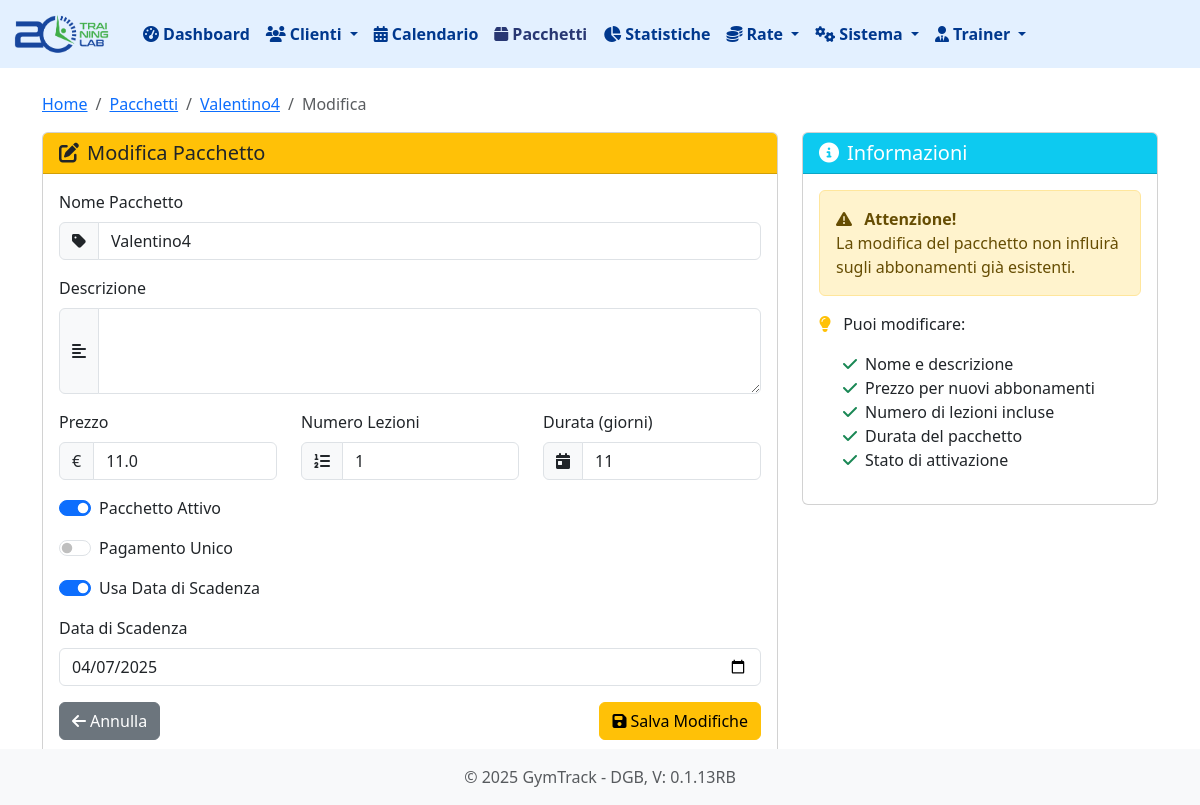
The page /pacchetti/10/modifica on the database as committed earlier.
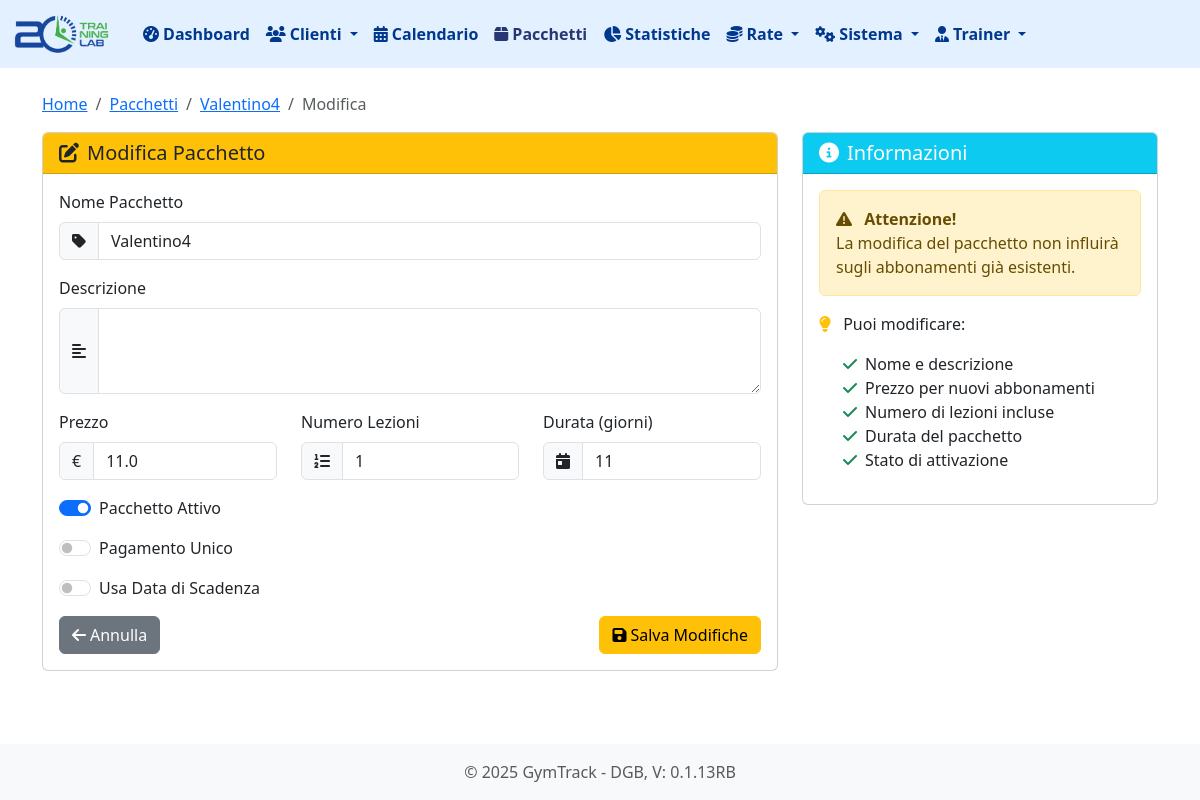
The same page on the database as committed later.
### tables this page shows
CREATE TABLE "pacchetti" (
    id INTEGER PRIMARY KEY AUTOINCREMENT,
    nome TEXT NOT NULL,
    descrizione TEXT,
    prezzo REAL NOT NULL,
    numero_lezioni INTEGER NOT NULL,
    durata_giorni INTEGER, -- ora può essere NULL
    attivo BOOLEAN NOT NULL DEFAULT 1,
    pagamento_unico BOOLEAN NOT NULL DEFAULT 0
, sede_id INTEGER DEFAULT 1, data_scadenza DATE DEFAULT NULL);

### routes/pacchetti.py (the view, shortened to what this page needs)
@pacchetti_bp.route('/pacchetti/<int:pacchetto_id>/modifica', methods=['GET', 'POST'])
def modifica_pacchetto(pacchetto_id):
    pacchetto = db.get_pacchetto(pacchetto_id)
    if not pacchetto:
        flash('Pacchetto non trovato', 'error')
        return redirect(url_for('pacchetti.lista_pacchetti'))
    return render_template('pacchetti/modifica.html', pacchetto=pacchetto)

### app.py (called while the page is built)
@app.before_request
def setup():
    db.init_db()
    db.create_user_tables()
    g.hierarchy = db.build_hierarchy(session.get('user_role'), session.get('user_email'))

### database.py (called while the page is built, shortened)
def get_db_connection():
    conn = sqlite3.connect(DATABASE_PATH)
    conn.row_factory = sqlite3.Row
    return conn

def init_db():
    if os.path.exists(DATABASE_PATH):
        return

def get_pacchetto(pacchetto_id):
    conn = get_db_connection()
    pacchetto = conn.execute('SELECT * FROM pacchetti WHERE id = ?', (pacchetto_id,)).fetchone()
    conn.close()
    return pacchetto

def build_hierarchy(user_role=None, user_email=None):
    hierarchy = []
    return hierarchy

### templates/pacchetti/modifica.html (shortened to what the changed rows need)
{% extends 'base.html' %}
{% block content %}
<nav aria-label="breadcrumb">
    <ol class="breadcrumb">
        <li class="breadcrumb-item"><a href="{{ url_for('pacchetti.dettaglio_pacchetto', pacchetto_id=pacchetto.id) }}">{{ pacchetto.nome }}</a></li>
    </ol>
</nav>
<div class="row">
    <div class="col-md-8">
        <div class="card">
            <div class="card-body">
                <form method="POST">
                    <div class="mb-3">
                        <div class="input-group">
                            <span class="input-group-text">
                                <i class="fas fa-tag"></i>
                            </span>
                            <input type="text"
                                   class="form-control"
                                   id="nome"
                                   name="nome"
                                   value="{{ pacchetto.nome }}"
                                   required>
                        </div>
                    </div>
                    <div class="row">
                        <div class="col-md-4">
                            <div class="mb-3">
                                <div class="input-group">
                                    <span class="input-group-text">€</span>
                                    <input type="number"
                                           class="form-control"
                                           id="prezzo"
                                           name="prezzo"
                                           step="0.01"
                                           value="{{ pacchetto.prezzo }}"
                                           required>
                                </div>
                            </div>
                        </div>
                        <div class="col-md-4">
                            <div class="mb-3">
                                <div class="input-group">
                                    <span class="input-group-text">
                                        <i class="fas fa-list-ol"></i>
                                    </span>
                                    <input type="number"
                                           class="form-control"
                                           id="numero_lezioni"
                                           name="numero_lezioni"
                                           value="{{ pacchetto.numero_lezioni }}"
                                           required>
                                </div>
                            </div>
                        </div>
                        <div class="col-md-4">
                            <div class="mb-3">
                                <div class="input-group">
                                    <span class="input-group-text">
                                        <i class="fas fa-calendar-day"></i>
                                    </span>
                                    <input type="number"
                                           class="form-control"
                                           id="durata_giorni"
                                           name="durata_giorni"
                                           value="{{ pacchetto.durata_giorni }}"
                                           required>
                                </div>
                            </div>
                        </div>
                    </div>
                    <div class="mb-3">
                        <div class="form-check form-switch">
                            <input class="form-check-input"
                                   type="checkbox"
                                   id="attivo"
                                   name="attivo"
                                   {% if pacchetto.attivo %}checked{% endif %}>
                            <label class="form-check-label" for="attivo">Pacchetto Attivo</label>
                        </div>
                    </div>
                    <div class="mb-3">
                        <div class="form-check form-switch">
                            <input class="form-check-input"
                                   type="checkbox"
                                   id="pagamento_unico"
                                   name="pagamento_unico"
                                   {% if pacchetto.pagamento_unico %}checked{% endif %}>
                            <label class="form-check-label" for="pagamento_unico">Pagamento Unico</label>
                        </div>
                    </div>
                    <div class="mb-3">
                        <div class="form-check form-switch">
                            <input class="form-check-input"
                                   type="checkbox"
                                   id="usa_data_scadenza"
                                   name="usa_data_scadenza"
                                   {% if pacchetto.data_scadenza %}checked{% endif %}
                                   onchange="toggleDataScadenza()">
                            <label class="form-check-label" for="usa_data_scadenza">Usa Data di Scadenza</label>
                        </div>
                    </div>
                    <div class="mb-3" id="data_scadenza_container" style="display: {% if pacchetto.data_scadenza %}block{% else %}none{% endif %};">
                        <label for="data_scadenza" class="form-label">Data di Scadenza</label>
                        <input type="date"
                               class="form-control"
                               id="data_scadenza"
                               name="data_scadenza"
                               value="{{ pacchetto.data_scadenza }}">
                    </div>
                </form>
            </div>
        </div>
    </div>
</div>
{% endblock %}

Rows that differ between the two databases and show on the page:
changed pacchetti "Valentino4": data_scadenza "☑" → (not shown); data_scadenza "04/07/2025" → (not shown)
Other text that changed with them:
form field usa_data_scadenza: (not shown) → "☐"
text no longer shown: "Data di Scadenza"
